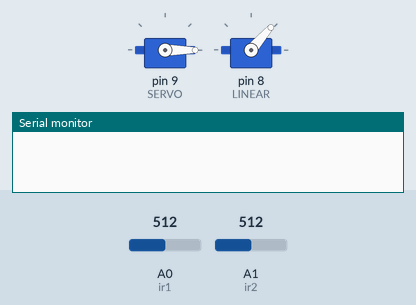
Simulated run of this sketch. Board: Arduino Uno, built with avr-gcc and run on an emulated ATmega328P. Parts: 2 × servo, the last lines printed to the serial monitor. The test bench sets the inputs (shaded band); at power-on: A0 (ir1) = 512, A1 (ir2) = 512.

Above: at 0.1 s.
At 10.2 s:
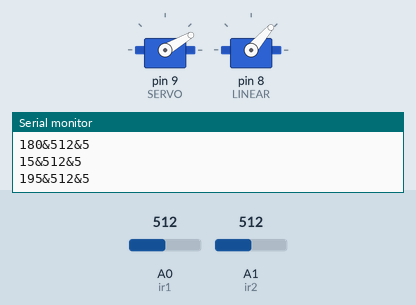
At 14.8 s:
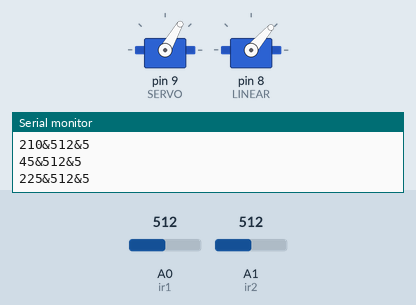
At 30.9 s:
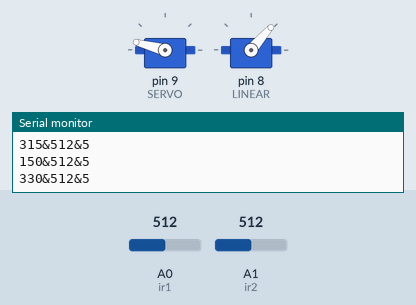
Timing chart, 0 to 32.4 s (numbered marks = the images above):
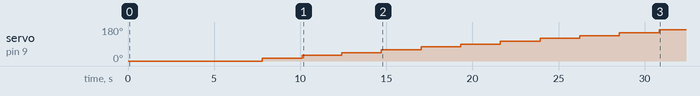

The sketch:

MidProj.ino
```cpp
#include <Servo.h>

////////////////////////////////////////////////////////////////////////////////////
// IR Sensor
int ir1 = A0;
int ir2 = A1;
int Stop = A2;

int irValue1 = 0;
int irValue2 = 0;
////////////////////////////////////////////////////////////////////////////////////
// Servo Morter
Servo servoMotor;
Servo linearMotor;
int SERVO = 9;
int LINEAR = 8;
int servoValue = 0;
int linearValue = 0;

int linearMin = 5;
int linearMax = 100;


int rotateValue = 15;

////////////////////////////////////////////////////////////////////////////////////
//
bool isRun = true;
int height = 0;

void SetStrokePerc(float strokePercentage)
{
  if (strokePercentage >= 1.0 && strokePercentage <= 99.0)
  {
    int usec = 1000 + strokePercentage * (2000 - 1000) / 100.0;
    linearMotor.writeMicroseconds(usec);
  }
}

void SetStrokeMM(int strokeReq, int strokeMax)
{
  SetStrokePerc(((float)strokeReq) / strokeMax);
}


////////////////////////////////////////////////////////////////////////////////////
void setup()
{
  servoMotor.attach(SERVO);
  linearMotor.attach(LINEAR);
  Serial.begin(9600);

  //리니어 모터 초기화
  SetStrokePerc(linearMin);

  //서보 모터 초기화
  servoMotor.write(0);

  //버튼 초기화
  //pinMode(BUTTON, INPUT);
}


////////////////////////////////////////////////////////////////////////////////////
void loop()
{
  //Test Code
  //servoMotor.write(servoValue);

  if (isRun)
  {
    delay(500);
    //calculate height
    for (int i = linearMin; i < linearMax; i++)
    {

      SetStrokePerc(i);

      delay(1000);

      int val = analogRead(ir2);

      Serial.println(val);

      //측정 값이 한계치로 가면 그 지점 높이로 지정
      if (analogRead(Stop) > 500)  //val > 400 || val < 30
      {
        height = i;
        break;
      }
      else
      {
        height = i;
      }
    }

    Serial.print(height);
    Serial.println("~");

    //리니어 모터 초기화
    SetStrokePerc(linearMin);
    //서보 모터 초기화
    servoMotor.write(0);

    delay(2000);

    //Linear Loop
    for (int h = linearMin; h <= height; h += 5)
    {
      SetStrokePerc(h);
      Serial.println("$$");

      delay(2000);

      servoMotor.write(0);

      //Rotate Loop
      for (int i = 0; i < 180; i += rotateValue)
      {
        //Rotate
        servoValue = i;
        servoMotor.write(servoValue);

        //Serial.print("mortor Value: ");
        //Serial.print(servoValue);

        delay(2000);

        //Sensing 4~30cm
        //오차가 있을 수 있으므로 같은 지점 일정 횟수 스캔 후 평균값 구하자
        int sens1_1 = analogRead(ir1);
        int sens2_1 = analogRead(ir2);
        delay(10);
        int sens1_2 = analogRead(ir1);
        int sens2_2 = analogRead(ir2);
        delay(10);
        int sens1_3 = analogRead(ir1);
        int sens2_3 = analogRead(ir2);
        delay(10);
        int sens1_4 = analogRead(ir1);
        int sens2_4 = analogRead(ir2);
        delay(10);
        int sens1_5 = analogRead(ir1);
        int sens2_5 = analogRead(ir2);
        delay(10);
        int sens1_6 = analogRead(ir1);
        int sens2_6 = analogRead(ir2);
        delay(10);
        int sens1_7 = analogRead(ir1);
        int sens2_7 = analogRead(ir2);
        delay(10);
        int sens1_8 = analogRead(ir1);
        int sens2_8 = analogRead(ir2);
        delay(10);
        int sens1_9 = analogRead(ir1);
        int sens2_9 = analogRead(ir2);
        delay(10);
        int sens1_10 = analogRead(ir1);
        int sens2_10 = analogRead(ir2);
        delay(10);

        irValue1 = (sens1_1 + sens1_2 + sens1_3 + sens1_4 + sens1_5 + sens1_6 + sens1_7 + sens1_8 + sens1_9 + sens1_10) / 10; //sens1;
        irValue2 = (sens2_1 + sens2_2 + sens2_3 + sens2_4 + sens2_5 + sens2_6 + sens2_7 + sens2_8 + sens2_9 + sens2_10) / 10; //sens1;

        //Serial Out String
        String out1;
        String out2;

        ///IR SENSOR 1
        //회전각
        out1 += servoValue;         //Serial.print(servoValue);
        //
        out1 += '&';                //Serial.print('&');
        //거리
        out1 += irValue1;           //Serial.print(irValue1);
        //
        out1 += '&';                //Serial.print('&');
        //높이
        out1 += h;                  //Serial.println(h);

        Serial.println(out1);

        delay(200);

        ///IR SENSOR 2
        //회전각
        out2 += 180 + servoValue;        //Serial.print(180 + servoValue);
        //
        out2 += '&';                     //Serial.print('&');
        //거리
        out2 += irValue2;               //Serial.print(irValue2);
        //
        out2 += '&';                    //Serial.print('&');
        //y값
        out2 += h;                      //Serial.println(h);

        Serial.println(out2);


      }

      //
      delay(200);
      Serial.println("@@");
    }

    //END
    Serial.println("!!");
    isRun = false;
  }

}
```

Measured:
- by itself, servo on pin 9 (SERVO): moves from 0° to 165° over 23.0 s
